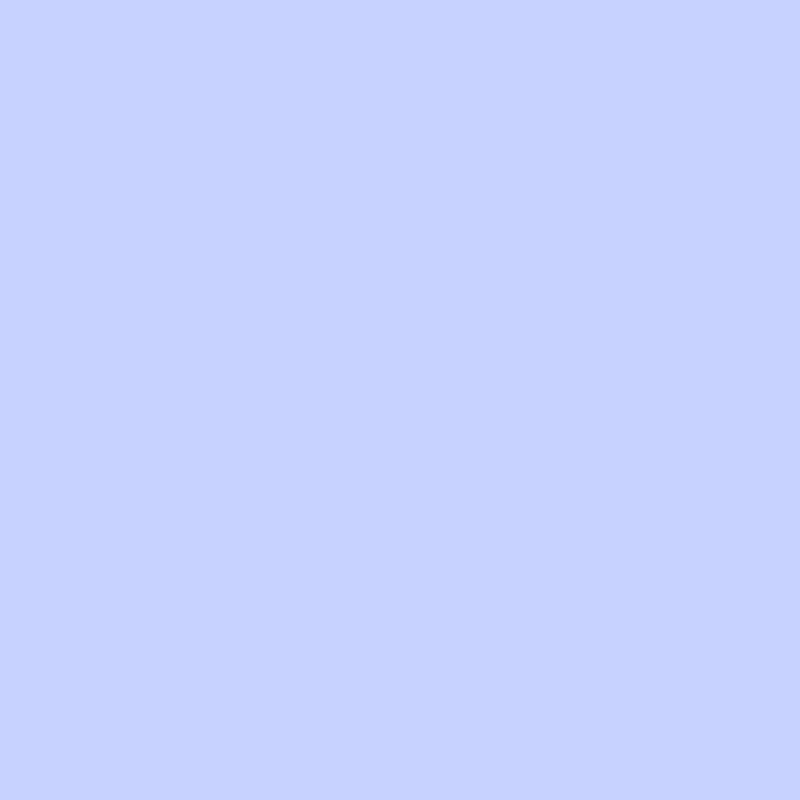
Frame 1 (no input)
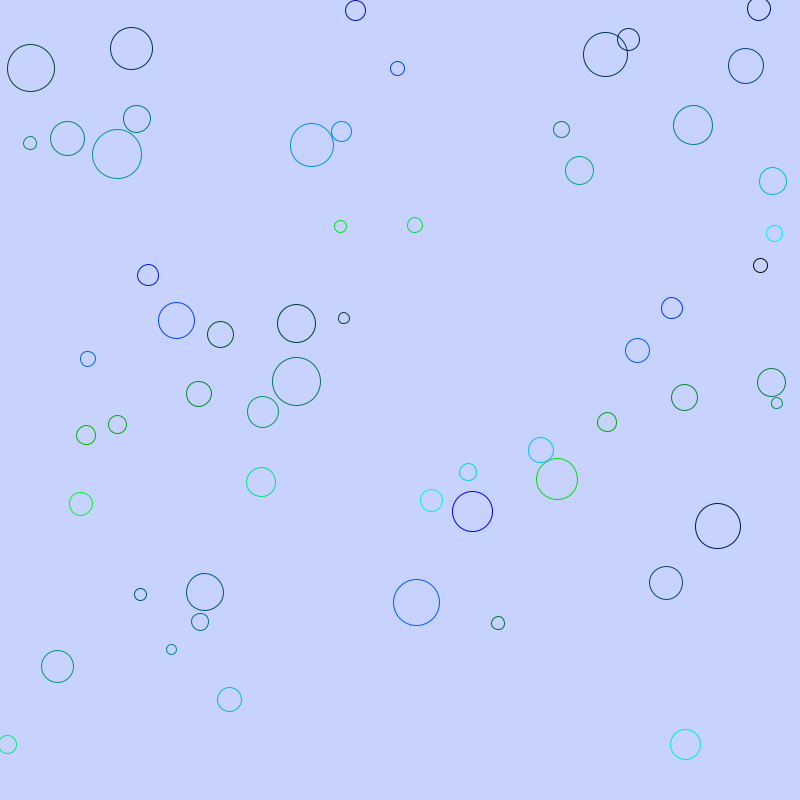
Frame 60 (the mouse pressed at the canvas centre just before this capture)
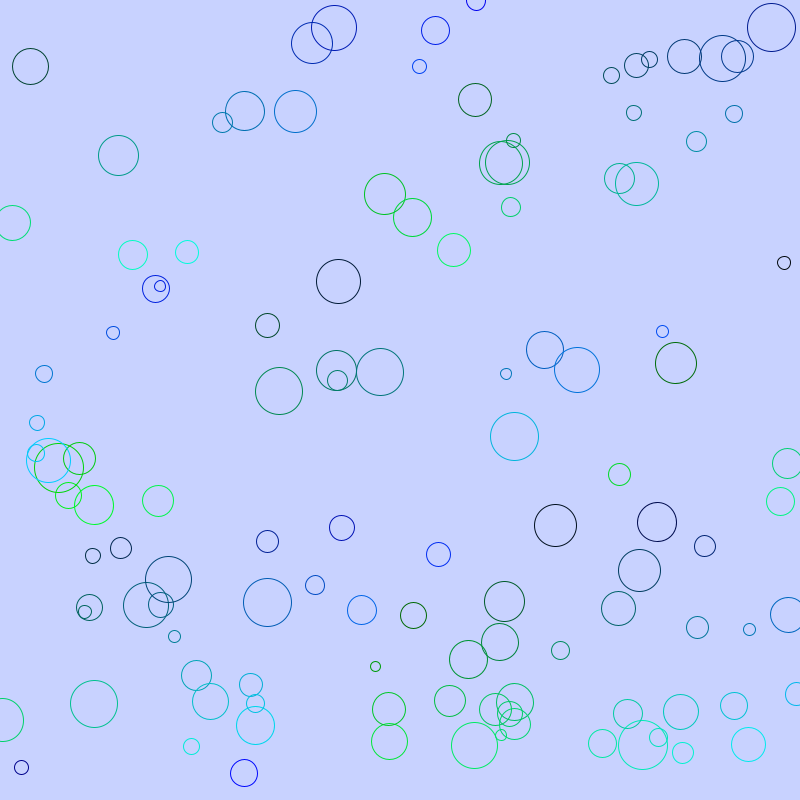
Frame 120 (the mouse held since frame 60 and released just before this capture)

The Processing sketch that drew these frames (run headless with seeded random() and noise(); from frame 60 on, the mouse is pressed at the canvas centre):

// Processing sketch: processing_165837
// ── processing_165837.pde

int MAX = 200;
int time = 0;
Circle[] circles = new Circle[MAX];

void setup(){
  smooth();
  size(800,800);
  for(int i=0; i < MAX; i++) {
     circles[i] = new Circle();
  }
frameRate(12);
}

void draw(){
  background(200,210,255);
  for(int i=0; i < time; i++) {
     circles[i].update(); 
  }
  if(time < MAX) time++;

}

class Circle {
    float x=random(0,width);
    float y=random(0,height);
    float size = 10;
    void update()
    {
      noFill();
      strokeWeight(1);
   stroke(0,y%255,((x+y)/2)%255);
      if( size < 50) ellipse(x,y,size,size);
      else 
      {
        size = 10;
        x=random(0,width);
        y=random(0,height);
      }
      size++;     
    }
}
